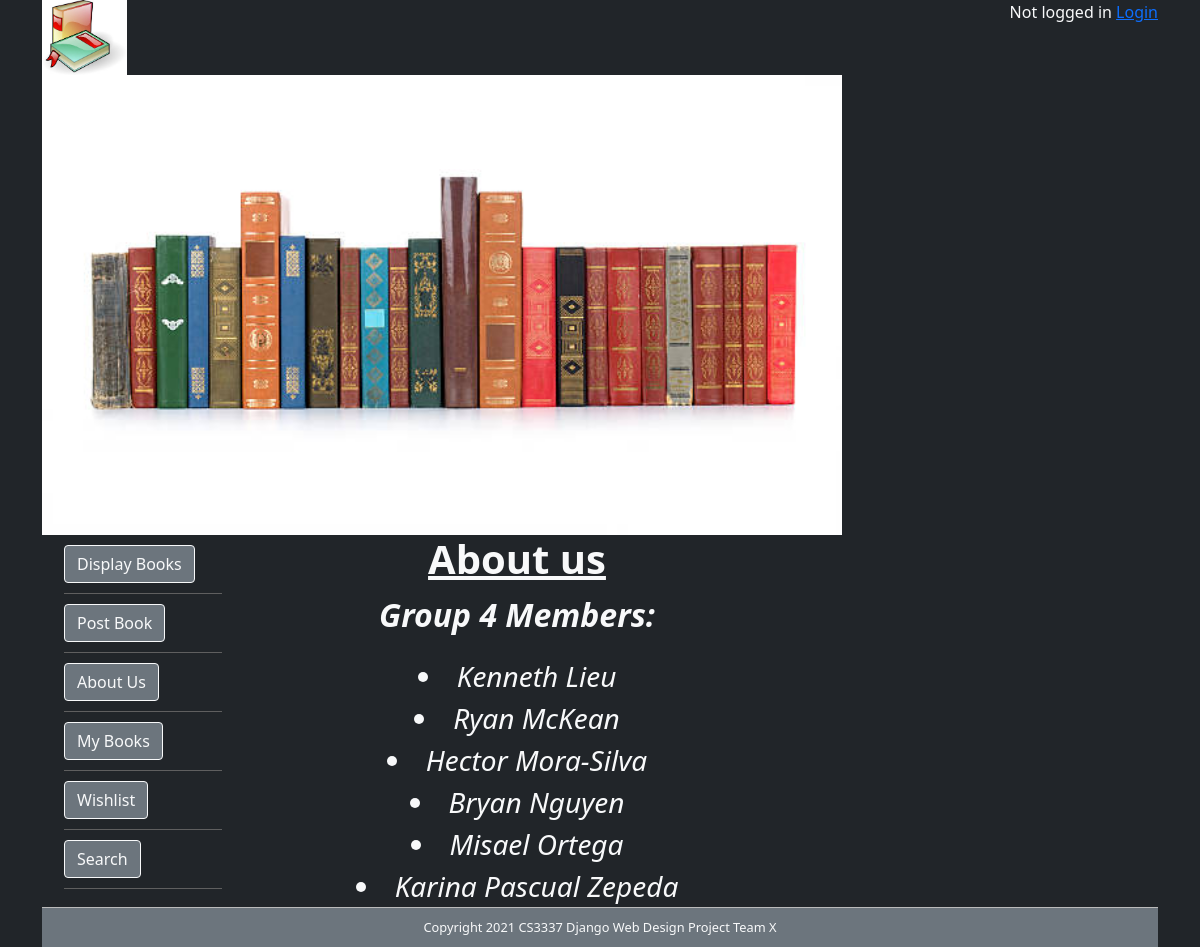
The app's page /aboutus with its own data.
### bookMng/models.py (models this page shows, shortened)
class MainMenu(models.Model):
    item = models.CharField(max_length=200, unique=True)
    link = models.CharField(max_length=200, unique=True)

### bookMng/views.py (the view)
# urls.py: path('aboutus', views.aboutus, name='aboutus'),
def aboutus(request):
    return render(request,
                  'bookMng/aboutus.html',
                  {
                      'item_list': MainMenu.objects.all(),
                  }
                  )

### bookEx/templates/bookMng/aboutus.html (shortened to what this page needs)
<link href="https://cdn.jsdelivr.net/npm/bootstrap@5.1.3/dist/css/bootstrap.min.css"
      rel="stylesheet"
>
{% extends "base.html" %}
{% load static %}
{% block sidenav %}
    {% for item in item_list %}
        <li>
            <a href="{{ item.link}}">
                <button type="button" class="btn btn-secondary btn-outline-light">{{ item.item }} </button>
            </a>
        </li>
    {% endfor %}
{% endblock sidenav %}
{% block content %}
    <h1 align="center" class="fw-bolder text-center text-decoration-underline"> About us </h1>
    <p align="center" class ="fs-2 fst-italic fw-bolder"> Group 4 Members: </p>
    <li align="center" class="fs-3 fw-light fst-italic">Kenneth Lieu</li>
    <li align="center" class="fs-3 fw-light fst-italic">Ryan McKean</li>
    <li align="center" class="fs-3 fw-light fst-italic">Hector Mora-Silva</li>
    <li align="center" class="fs-3 fw-light fst-italic">Bryan Nguyen</li>
    <li align="center" class="fs-3 fw-light fst-italic">Misael Ortega</li>
    <li align="center" class="fs-3 fw-light fst-italic">Karina Pascual Zepeda</li>
{% endblock content %}

### bookEx/static/main.css (style rules this page uses)
#nav li { padding-top: 10px; padding-bottom: 10px; font-size: 1em; list-style-type: none; border-bottom: thin solid #5F5F5F; color: #4C4C4C; left: 0px; list-style-position: inside; margin-left: -10px; }

### records on screen
MainMenu: item "Display Books"
MainMenu: item "Post Book"
MainMenu: item "About Us"
MainMenu: item "My Books"
MainMenu: item "Wishlist"
MainMenu: item "Search"
